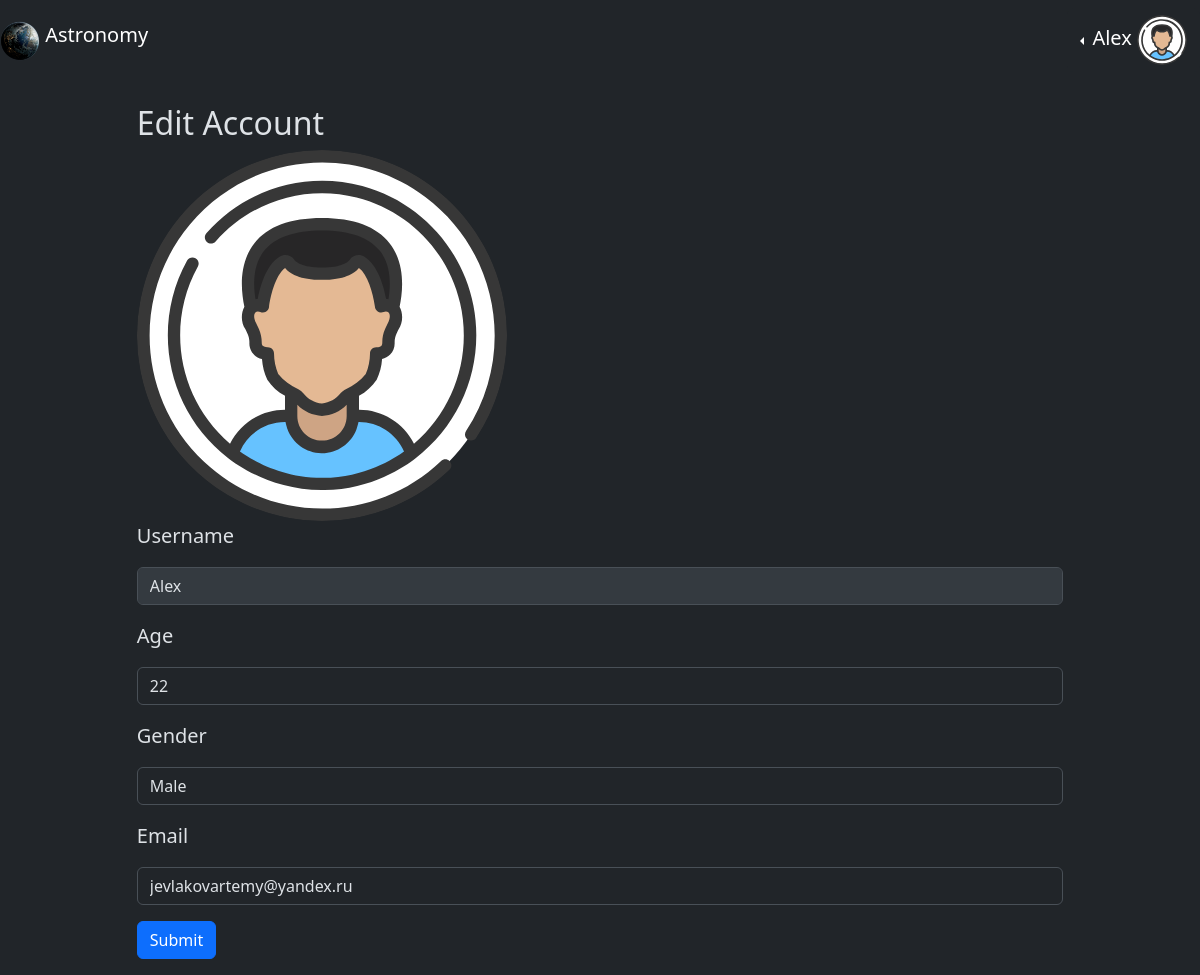
Page /astronomy-site/profile (signed in) on the earlier database version.
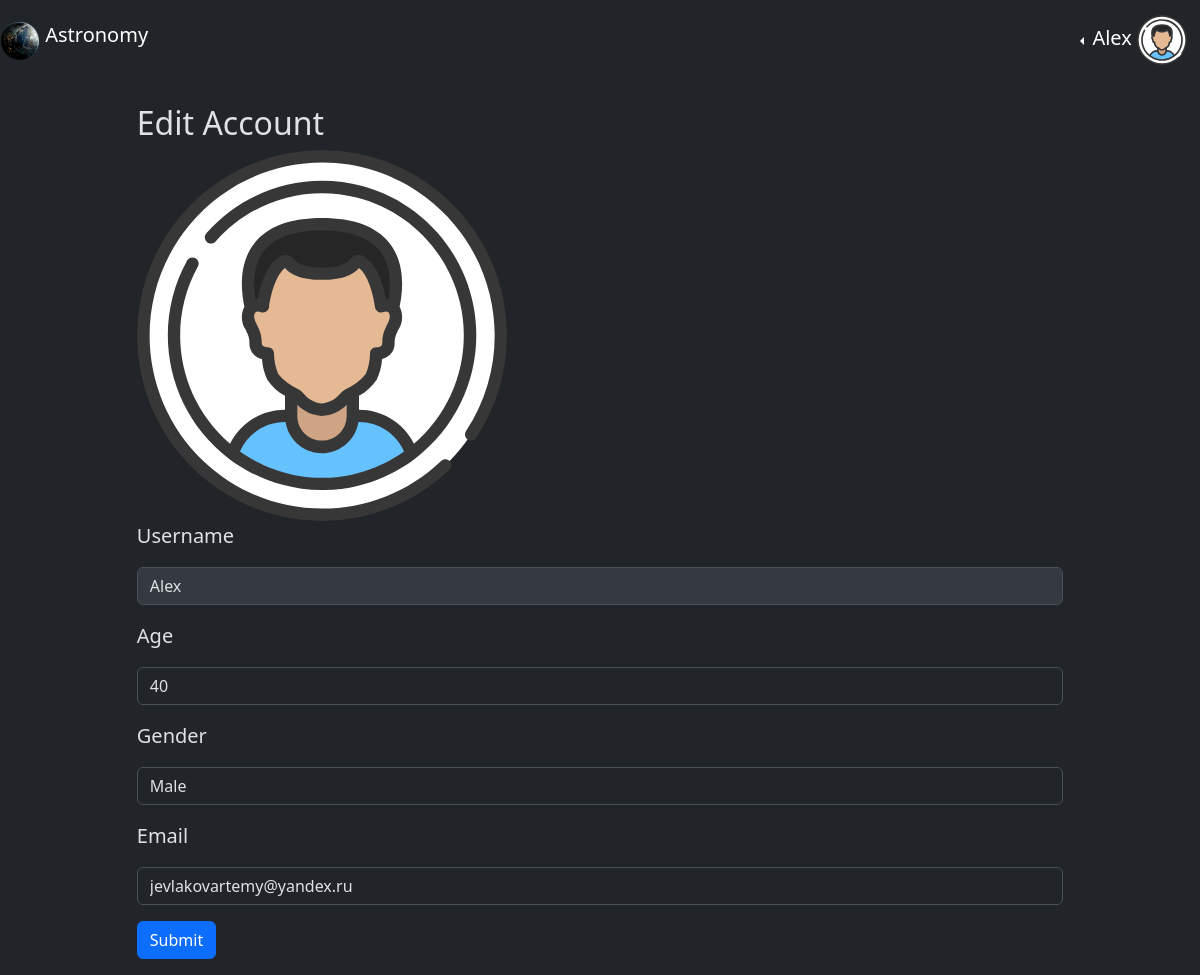
Same page on the later database version.
### data/users.py (models this page shows, shortened)
class User(SqlAlchemyBase, UserMixin):
    __tablename__ = 'users'
    id = sqlalchemy.Column(
        sqlalchemy.Integer, primary_key=True, autoincrement=True)
    username = sqlalchemy.Column(
        sqlalchemy.Integer, unique=True, index=True, nullable=False)
    email = sqlalchemy.Column(sqlalchemy.String, unique=True, nullable=False)
    profile_image = sqlalchemy.Column(sqlalchemy.String, nullable=False)
    age = sqlalchemy.Column(sqlalchemy.Integer)
    gender = sqlalchemy.Column(sqlalchemy.String)
    hashed_password = sqlalchemy.Column(sqlalchemy.String)
    created_date = sqlalchemy.Column(
        sqlalchemy.DateTime, default=dt.datetime.now)

### main_file.py (the view, shortened to what this page needs)
@app.route("/astronomy-site/profile", methods=['POST', 'GET'])
@login_required
def profile():
    form = EditingAccount()
    form.username.data = current_user.username
    form.age.data = current_user.age
    form.gender.data = current_user.gender
    form.email.data = current_user.email
    return render_template("profile.html", title="Profile", form=form)

### scripts/editing_account.py
class EditingAccount(FlaskForm):
    username = StringField("Username", validators=[DataRequired()], render_kw={'disabled': True})
    age = IntegerField("Age", validators=[DataRequired()])
    gender = SelectField("Gender", choices=["Male", "Female"], validators=[DataRequired()])
    email = EmailField("Email", validators=[DataRequired()])
    submit = SubmitField("Submit")

### data/db_session.py (called while the page is built, shortened)
def global_init(db_file: str) -> None:
    global __factory
    if __factory:
        return

def create_session() -> Session:
    global __factory
    return __factory()

### main_file.py (called while the page is built)
@login_manager.user_loader
def load_user(user_id):
    global_init("db/astronomy_site_users.db")
    db_session = create_session()
    return db_session.query(User).get(user_id)

### templates/profile.html (shortened to what this page needs)
{%extends "base.html"%} {%block content%}
<div class="container">
  <h2>Edit Account</h2>
  <img class="rounded-circle" src="{{current_user.profile_image}}" alt="" style="width: 40%; height: 40%" />
  <form action="" method="post" novalidate>
    {%for field in form if field.name != 'csrf_token' and field.name != 'submit'%}
    <p>{{field.label}}</p>
    <p>{{field(class="form-control")}}</p>
    {%endfor%}
    <p>{{ form.submit(type="submit", class="btn btn-primary") }}</p>
  </form>
</div>
{%endblock%}

### templates/base.html (shortened to what this page needs)
<!DOCTYPE html>
<html lang="en" data-bs-theme="dark">
  <head>
    <link
      href="https://cdn.jsdelivr.net/npm/bootstrap@5.3.3/dist/css/bootstrap.min.css"
      rel="stylesheet"
    />
    <link rel="stylesheet" href="/static/css/style._for_main_page.css" />
  </head>
  <body>
    <header class="fixed-top mb-5 bg-dark">
      <nav class="navbar navbar-expand-sm justify-content-start" style="padding-right: 10vw;">
        <a href="/astronomy-site" class="navbar-brand" style="font-size: 20px;">
          <img
            src="/static/images/logo.png"
            alt=""
            class="d-inline-block align-text-top"
          />
          Astronomy
        </a>
      </nav>
      <nav class="navbar navbar-expand-sm justify-content-end">
        <ul class="navbar-nav">
          <li class="nav-item">
            {%if current_user.is_authenticated%}
            <div class="dropdown dropstart text-end">
              <button type="button" class="btn btn-dark dropdown-toggle bg-dark text-white" data-bs-toggle="dropdown">
                <span style="font-size: 20px;">{{current_user.username}} <img class="rounded-circle" src={{current_user.profile_image}} alt="" style="width: 50px; height: 50px;"></span>
              </button>
            </div>
            {%else%}
            <a class="navbar-brand" href="/astronomy-site/sign_in"
                >Sign in</a
              >
            {%endif%}
          </li>
        </ul>
      </nav>
    </header>
    <main role="main" class="container mt-5">{%block content%}{%endblock%}</main>
  </body>
</html>

### static/css/style._for_main_page.css (style rules this page uses)
header { max-width: 100vw; max-height: 100vh; display: flex; justify-content: space-between; position: sticky; }
header nav { max-width: 100%; }
main { max-width: 100%; max-height: 100%; }
.container { margin-top: 13vh; max-width: 90%; max-height: 90%; }
p { font-size: 20px; }

Differences in the rows shown:
changed User "Alex": age "22" → "40"
